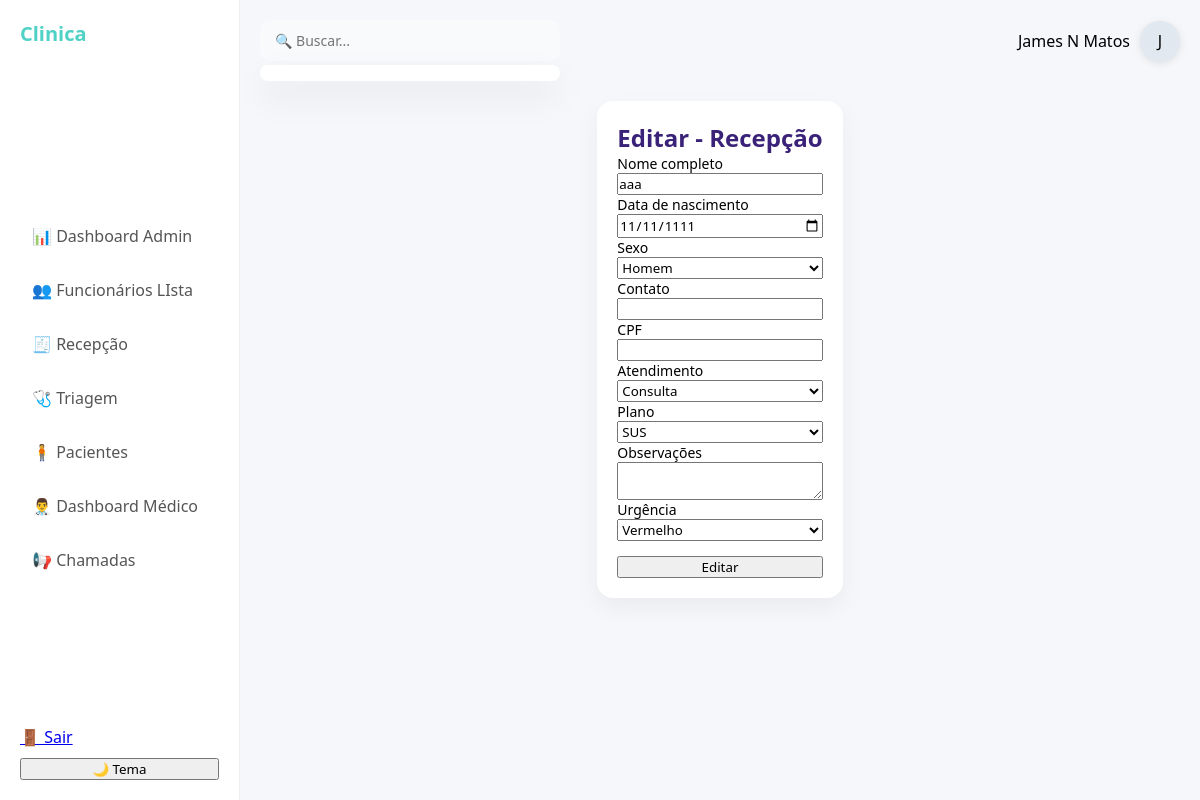
Screenshot of /recepcao/editar/MHE3Q (signed in) with the database file from the repository.
### model.py (models this page shows)
class Funcionarios(UserMixin, db1.Model):
    __tablename__ = 'funcionarios'
    id = db1.Column(db1.Integer, primary_key=True)
    nome_completo = db1.Column(db1.String(100), nullable=False)
    usuario = db1.Column(db1.String(70), nullable=False, unique=True)
    funcao = db1.Column(db1.String(30), nullable=False)
    senha = db1.Column(db1.String(200), nullable=False)
    sexo = db1.Column(db1.String(15), nullable=True)
    email = db1.Column(db1.String(120), unique=True, nullable=False)
    data_criacao = db1.Column(db1.DateTime, default=datetime.utcnow)
    cpf = db1.Column(db1.String(14), unique=True, nullable=True)
    telefone = db1.Column(db1.String(20), nullable=True)
    data_nascimento = db1.Column(db1.Date, nullable=True)
    ultimo_login = db1.Column(db1.DateTime, nullable=True)
    ultimo_logout = db1.Column(db1.DateTime)
    online = db1.Column(db1.Boolean, default=False)
    foto = db1.Column(db1.String(200))

class Recepcao(db1.Model):
    __tablename__ = 'recepcao'
    id = db1.Column(db1.String(5), primary_key=True, default=gerar_id_recepcao)
    chamado = db1.Column(db1.Boolean, default=False)
    destino = db1.Column(db1.String(50), nullable=True)
    nome_completo = db1.Column(db1.String(100), nullable=False)
    data_nascimento = db1.Column(db1.Date, nullable=True)
    sexo = db1.Column(db1.String(15), nullable=True)
    contato = db1.Column(db1.String(100), nullable=True)
    cpf = db1.Column(db1.String(30), nullable=True)
    atendimento = db1.Column(db1.String(50), nullable=True)
    plano = db1.Column(db1.String(50), nullable=True)
    horario_chegada = db1.Column(db1.DateTime, default=datetime.utcnow)
    observacoes_recepcao = db1.Column(db1.Text)
    urgencia_recepcao = db1.Column(db1.String(50))
    responsavel_recepcao = db1.Column(db1.String(100))
    triagem = db1.relationship(
        "Triagem",
        back_populates="recepcao",
        uselist=False,
        cascade="all, delete-orphan"
    )
    medico = db1.relationship(
        "Medico",
        back_populates="recepcao",
        uselist=False,
        cascade="all, delete-orphan"
    )

### main.py (the view, shortened to what this page needs)
@app.route("/recepcao/editar/<id>", methods=["GET","POST"])
@login_required
def recepcao_editar(id):
    require_role("recepcionista","administrador")
    item = Recepcao.query.get_or_404(id)
    form = RecepcaoForm(obj=item)
    return render_template("recepcao/form.html", form=form, action="Editar")

### main.py (called while the page is built)
@lg.user_loader
def load_user(user_id):
    try:
        return db1.session.get(Funcionarios, int(user_id))
    except Exception:
        return None

def check_role(*roles):
    func = (current_user.funcao or "").strip().lower()
    return func in [r.lower() for r in roles]

def require_role(*roles):
    if not check_role(*roles):
        abort(403)

### templates/recepcao/form.html (shortened to what this page needs)
{% extends "base.html" %}
{% block content %}
<div class="card" style="max-width: 650px; margin: auto;">
    <h2 style="margin-top: 0; color: #3a2278;">{{ action }} - Recepção</h2>
    <form method="post" class="form-custom">
        <div class="form-group">
            {{ form.nome_completo.label }}
            {{ form.nome_completo(class="input-custom") }}
        </div>
        <div class="form-group">
            {{ form.data_nascimento.label }}
            {{ form.data_nascimento(class="input-custom", type="date") }}
        </div>
        <div class="form-group">
            {{ form.sexo.label }}
            {{ form.sexo(class="input-custom") }}
        </div>
        <div class="form-group">
            {{ form.contato.label }}
            {{ form.contato(class="input-custom") }}
        </div>
        <div class="form-group">
            {{ form.cpf.label }}
            {{ form.cpf(class="input-custom") }}
        </div>
        <div class="form-group">
            {{ form.atendimento.label }}
            {{ form.atendimento(class="input-custom") }}
        </div>
        <div class="form-group">
            {{ form.plano.label }}
            {{ form.plano(class="input-custom") }}
        </div>
        <div class="form-group">
            {{ form.observacoes_recepcao.label }}
            {{ form.observacoes_recepcao(class="input-custom") }}
        </div>
        <div class="form-group">
            {{ form.urgencia_recepcao.label }}
            {{ form.urgencia_recepcao(class="input-custom") }}
        </div>
        <button type="submit" class="btn" style="margin-top: 15px; width: 100%;">
            {{ action }}
        </button>
    </form>
</div>
{% endblock %}

### templates/base.html (shortened to what this page needs)
<!DOCTYPE html>
<html lang="pt-BR">
<head>
    <link rel="stylesheet" href="{{ url_for('static', filename='css/style.css') }}">
</head>
<body>
<div class="app">
    <aside class="sidebar">
        <h2 class="logo">Clinica</h2>
        {% set func = (current_user.funcao or "").strip().lower() %}
        <nav>
            {% if func == "administrador" %}
                <a href="{{ url_for('admin_dashboard') }}">📊 Dashboard Admin</a>
                <a href="{{ url_for('funcionarios_list') }}">👥 Funcionários LIsta</a>
                <a href="{{ url_for('recepcao_list') }}">🧾 Recepção</a>
                <a href="{{ url_for('triagem') }}">🩺 Triagem</a>
                <a href="{{ url_for('dash_pacientes') }}">🧍 Pacientes</a>
                <a href="{{ url_for('dashboard_medico') }}">👨‍⚕️ Dashboard Médico</a>
                <a href="{{ url_for('painel_senha') }}">📢 Chamadas</a>
            {% endif %}
        </nav>
        <div class="sidebar-bottom">
            <a href="{{ url_for('sair') }}">🚪 Sair</a>
            <button onclick="toggleTheme()">🌙 Tema</button>
        </div>
    </aside>
    <main class="main">
        <header class="topbar">
            <div class="search-box">
    <input
        type="text"
        id="buscaGlobal"
        placeholder="🔍 Buscar..."
        class="search"
        autocomplete="off"
    >
    <div id="resultadoBusca" class="resultado-busca"></div>
</div>
            <div class="profile">
                <span>{{ current_user.nome_completo }}</span>
                <div class="avatar">
    {% if current_user.foto %}
        <img src="{{ current_user.foto }}">
    {% else %}
        <span>
            {{ current_user.nome_completo[:1] }}
        </span>
    {% endif %}
</div>
            </div>
        </header>
        <section class="content">
            {% block content %}{% endblock %}
        </section>
    </main>
</div>
</body>
</html>

### static/css/style.css (style rules this page uses)
* { margin: 0; padding: 0; box-sizing: border-box; font-family: 'Segoe UI', sans-serif; }
body { background: #f5f7fb; }
.app { display: flex; }
.sidebar { width: 240px; height: 100vh; background: #ffffff; padding: 20px; display: flex; flex-direction: column; justify-content: space-between; border-right: 1px solid #eee; }
.logo { font-size: 20px; font-weight: bold; margin-bottom: 30px; color: #4fd1c5; }
.sidebar nav a { display: block; padding: 12px; border-radius: 10px; text-decoration: none; color: #555; margin-bottom: 8px; transition: 0.3s; }
.sidebar-bottom { display: flex; flex-direction: column; gap: 10px; }
.main { flex: 1; padding: 20px; }
.topbar { display: flex; justify-content: space-between; align-items: center; margin-bottom: 20px; }
.search { padding: 10px; border-radius: 10px; border: 1px solid #ddd; width: 250px; }
.profile { display: flex; align-items: center; gap: 10px; }
.avatar { width: 35px; height: 35px; border-radius: 50%; background: #4fd1c5; }
.content { display: grid; gap: 20px; }
.card { background: white; padding: 20px; border-radius: 20px; box-shadow: 0 10px 25px rgba(0,0,0,0.05); }
.card { background: white; padding: 20px; border-radius: 20px; box-shadow: 0 10px 25px rgba(0,0,0,0.05); transition: 0.3s; }
.form-group { display: flex; flex-direction: column; font-size: 14px; }
.main { display: flex; flex-direction: column; gap: 20px; }
.card { background: white; border-radius: 16px; padding: 20px; box-shadow: 0 10px 25px rgba(0,0,0,0.05); }
.search { padding: 8px 12px; border-radius: 10px; border: 1px solid #ddd; width: 250px; transition: 0.2s; }
.resultado-busca { position: absolute; top: 45px; left: 0; width: 100%; background: rgba(255, 255, 255, 0.85); backdrop-filter: blur(12px); border-radius: 16px; box-shadow: 0 20px 40px rgba(0,0,0,0.15); max-height: 350px; overflow-y: auto; z-index: 999; padding: 8px; }
.search-box { position: relative; width: 300px; }
.search { width: 100%; padding: 10px 14px; border-radius: 10px; border: 1px solid transparent; background: #f8fafc; font-size: 14px; transition: 0.2s; outline: none; box-shadow: none; }
.resultado-busca { position: absolute; top: 110%; left: 0; width: 100%; background: white; border-radius: 12px; box-shadow: 0 15px 35px rgba(0,0,0,0.08); max-height: 300px; overflow-y: auto; z-index: 999; animation: fadeIn 0.2s ease; }
.avatar { width: 40px; height: 40px; border-radius: 50%; overflow: hidden; background: #e2e8f0; display: flex; align-items: center; justify-content: center; box-shadow: 0 2px 8px rgba(0,0,0,0.1); }

### rows the page displays
Funcionarios: nome_completo "James N Matos", nome_completo "J"
Recepcao: nome_completo "aaa", data_nascimento "11/11/1111", sexo "Homem", atendimento "Consulta", plano "SUS", urgencia_recepcao "Vermelho"

### other values shown
{{ action }} "Editar"
